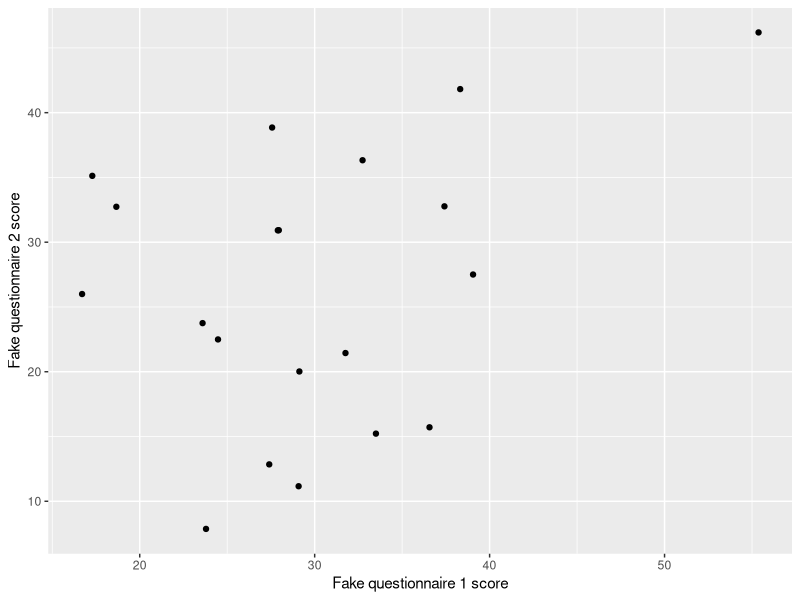
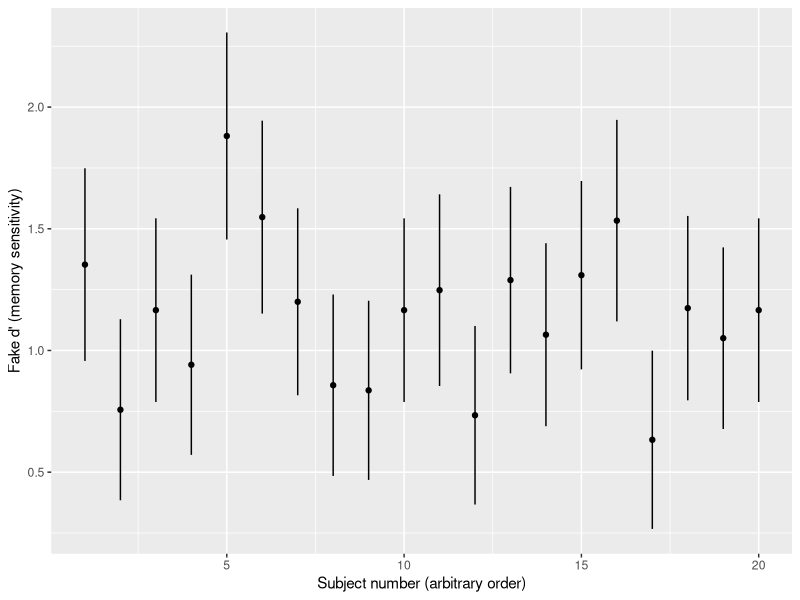

Generate these figures, in order, with R:
## ---- chunk 1
knitr::opts_chunk$set(echo = TRUE)
require(tidyverse)
require(broom)
## ---- chunk 2
# 20 fake subjects, 50 fake trials per subject

# Will simulate the person-level variables FIRST,
# then expand to simulate the trial-level variables
raw <- tibble(id = 1L:20L,
              age = sample(18L:35L, size = 20, replace = TRUE),
              # assuming binary gender for the purposes of this simulation
              gender = sample(c("male", "female"), size = 20, replace = TRUE)) %>%
  # simulating some "questionnaire" scores; person-level
  mutate(q_1 = rnorm(n = n(), mean = 30, sd = 10),
              q_2 = rnorm(n = n(), mean = 30, sd = 10),
              q_3 = rnorm(n = n(), mean = 30, sd = 10)) %>%
  # slice() subsets rows by position; you can use it to repeat rows by repeating position indices
  slice(rep(1:n(), each = 50)) %>%
  # We'll get to this in a bit--this causes every "group"
  # aka every set of rows with the same value for "id", to behave as an independent df
  group_by(id) %>%
  # I just want to have a column for "trial order", I like those in my task data
  mutate(trial_num = 1:n(),
         # Each subject sees half OLD and half NEW trials in this recognition memory task
         is_old = rep(0L:1L, times = n()/2),
         # I'm shuffling the order of "old" and "new" trials in my fake memory task
         is_old = sample(is_old),
         # This will generate binary "old"/"new" responses corresponding roughly to a d' of 1
         # yep, everyone has the same d' today
         response = if_else(is_old == 1,
                            rbinom(n = n(), size = 1, prob = 0.7),
                            rbinom(n = n(), size = 1, prob = 0.3)),
         rt = rnorm(n = n(), mean = 3, sd = 1.5)) %>%
  ungroup()
## ---- chunk 3
mylist <- list(1,
               "one",
               c(1, 11, 111))

mylist
## ---- chunk 4
mylist[1]
## ---- chunk 5
mylist[2:3]
## ---- chunk 6
typeof(mylist[2:3])
## ---- chunk 7
mylist[[2]]
## ---- chunk 8
mylist[[3]]
## ---- chunk 9
typeof(mylist[[3]])
## ---- chunk 10
mylist <- list(first = 1,
               second = "one",
               third = c(1, 11, 111))

mylist
## ---- chunk 11
mylist["first"]
## ---- chunk 12
mylist[c("second", "third")]
## ---- chunk 13
mylist[["first"]]
## ---- chunk 14
mylist$third
## ---- chunk 15
starwars
## ---- chunk 16
starwars %>%
  select(name, films, vehicles, starships)
## ---- chunk 17
# These should be Luke's starships that he piloted at some point in the series
# since we saw earlier that he's the first row of the df
starwars$starships[1]
## ---- chunk 18
starwars$starships[[1]]
## ---- chunk 19
# This is good when you don't necessarily know the row number of what you're looking for
starwars$starships[starwars$name == "Han Solo"]
## ---- chunk 20
starwars$starships[starwars$name == "Han Solo"][[1]]
## ---- chunk 21
starwars_by_species_home <- starwars %>%
  nest(characters = -c(species, homeworld))

starwars_by_species_home
## ---- chunk 22
starwars_by_species_home$characters[[1]]
## ---- chunk 23
starwars_by_species_home %>%
  unnest(characters)
## ---- chunk 24
raw %>%
  mutate(rt_msec = 1000 * rt)
## ---- chunk 25
my_list <- list(rnorm(20),
                rnorm(20, mean = 1),
                rnorm(20, mean = 2))

map(my_list, ~mean(.))
## ---- chunk 26
nested <- raw %>%
  # again, tell nest() to hold out the grouping-level variables when nesting
  nest(trials = -c(id, age, gender, q_1, q_2, q_3))
## ---- chunk 27
nested
## ---- chunk 28
nested$trials[[1]]
## ---- chunk 29
nested %>%
  mutate(rt_median = map_dbl(trials, ~median(.$rt)))
## ---- chunk 30
nested_summarized <- nested %>%
  mutate(summaries = map(trials,
                         ~.x %>%
                           # First, will group trials by actually old vs actually new
                           group_by(is_old) %>%
                           # Here, because both hits and FAs involve responding "old",
                           # we can calculate the SAME proportion for the two trial groups
                           summarize(rate_choose_old = mean(response)) %>%
                           # now, the summarized data is in semi-long form,
                           # with one row for the hits group and one row for the FAs group
                           # we will want these to be in different columns, so we will spread() them
                           # but first let's recode the grouping column
                           # because these values will become the new spread colnames
                           # and here we'll "rename" them before spreading
                           mutate(is_old = recode(is_old,
                                                  `0` = "rate_fa",
                                                  `1` = "rate_hit")) %>%
                           # now we will spread
                           pivot_wider(names_from = is_old, values_from = rate_choose_old)))
## ---- chunk 31
nested_summarized$summaries[[1]]
## ---- chunk 32
nested_summarized %>%
  unnest(summaries)
## ---- chunk 33
nested_with_models <- nested %>%
  mutate(models = map(trials, ~glm(response ~ is_old, family = binomial(link = "probit"), data = .)))

nested_with_models
## ---- chunk 34
summary(nested_with_models$models[[1]])
## ---- chunk 35
nested_with_models <- nested %>%
  mutate(models = map(trials, ~glm(response ~ is_old, family = binomial(link = "probit"), data = .)),
         coefs = map(models, ~tidy(.)))

nested_with_models
## ---- chunk 36
nested_with_models$coefs[[1]]
## ---- chunk 37
nested_with_models %>%
  mutate(dprime = map_dbl(coefs, ~.$estimate[.$term == "is_old"]))
## ---- chunk 38
nested_with_models %>%
  select(-models) %>% 
  unnest(coefs)
## ---- chunk 39
nested_with_models %>%
  ggplot(aes(x = q_1, y = q_2)) +
  geom_point() +
  labs(x = "Fake questionnaire 1 score", y = "Fake questionnaire 2 score")
## ---- chunk 40
nested_with_models %>%
  # unnest the coefs column to get it into the main df
  # drop other list-columns first just to make the input data smaller
  select(-models, -trials) %>% 
  unnest(coefs) %>%
  # I only want to plot the estimate values for the term is_old, which is the d' term
  filter(term == "is_old") %>%
  ggplot(aes(x = id, y = estimate)) +
  geom_errorbar(aes(ymin = estimate - std.error, ymax = estimate + std.error), width = 0) +
  geom_point() +
  labs(x = "Subject number (arbitrary order)", y = "Fake d' (memory sensitivity)")
